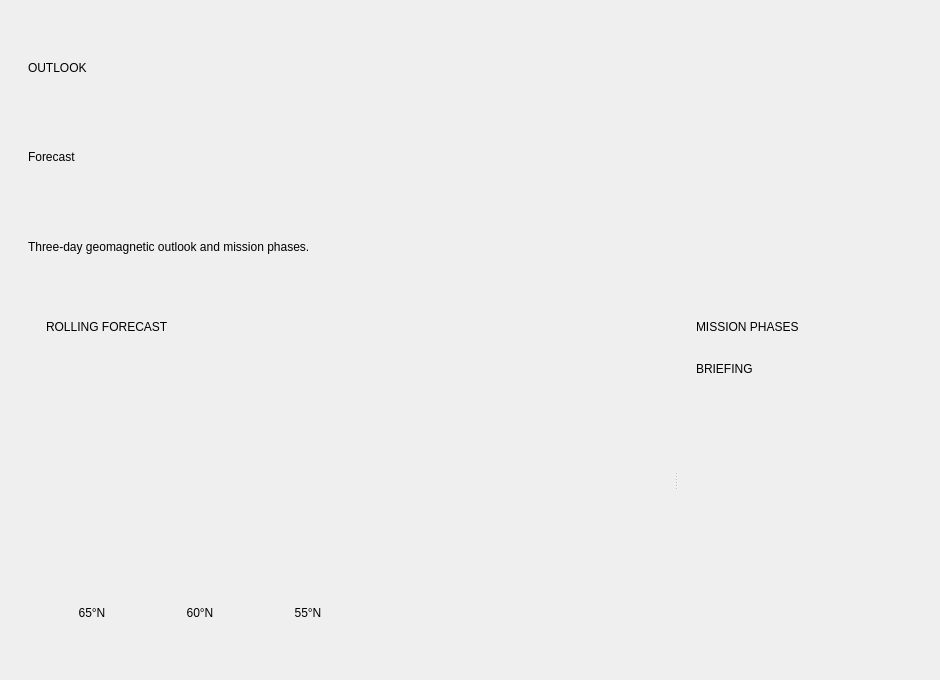
<?xml version="1.0" encoding="UTF-8"?>
<ui version="4.0">
 <class>ForecastComponent</class>
 <widget class="QCustomComponent" name="ForecastComponent">
  <property name="geometry">
   <rect><x>0</x><y>0</y><width>940</width><height>680</height></rect>
  </property>
  <layout class="QVBoxLayout" name="ForecastOuter">
 <property name="spacing"><number>0</number></property>
 <property name="leftMargin"><number>0</number></property>
 <property name="topMargin"><number>0</number></property>
 <property name="rightMargin"><number>0</number></property>
 <property name="bottomMargin"><number>0</number></property>
 <item>
  <widget class="QScrollArea" name="ForecastScroll">
   <property name="widgetResizable"><bool>true</bool></property>
   <property name="frameShape"><enum>QFrame::NoFrame</enum></property>
   <property name="horizontalScrollBarPolicy"><enum>Qt::ScrollBarAlwaysOff</enum></property>
   <widget class="QWidget" name="ForecastScrollContents">
    <property name="geometry"><rect><x>0</x><y>0</y><width>1200</width><height>760</height></rect></property>
    <layout class="QHBoxLayout" name="ForecastCenterRow">
     <property name="spacing"><number>0</number></property>
     <property name="leftMargin"><number>28</number></property>
     <property name="topMargin"><number>24</number></property>
     <property name="rightMargin"><number>28</number></property>
     <property name="bottomMargin"><number>24</number></property>
     <item>
      <spacer name="ForecastLeftSp"><property name="orientation"><enum>Qt::Horizontal</enum></property><property name="sizeHint" stdset="0"><size><width>0</width><height>0</height></size></property></spacer>
     </item>
     <item>
      <widget class="QWidget" name="ForecastColumn" native="true">
       <property name="sizePolicy"><sizepolicy hsizetype="Expanding" vsizetype="Expanding"><horstretch>20</horstretch><verstretch>0</verstretch></sizepolicy></property>
       <property name="maximumSize"><size><width>1360</width><height>16777215</height></size></property>
       <layout class="QVBoxLayout" name="ForecastColLayout">
        <property name="spacing"><number>14</number></property>
        <property name="leftMargin"><number>0</number></property>
        <property name="topMargin"><number>0</number></property>
        <property name="rightMargin"><number>0</number></property>
        <property name="bottomMargin"><number>0</number></property>
       <item>
    <layout class="QVBoxLayout" name="forecastHeader">
     <property name="spacing"><number>2</number></property>
     <item>
      <widget class="QLabel" name="forecastKicker">
       <property name="role" stdset="0"><string>kicker</string></property>
       <property name="text"><string>OUTLOOK</string></property>
      </widget>
     </item>
     <item>
      <widget class="QLabel" name="forecastTitle">
       <property name="role" stdset="0"><string>h1</string></property>
       <property name="text"><string>Forecast</string></property>
      </widget>
     </item>
     <item>
      <widget class="QLabel" name="forecastSub">
       <property name="role" stdset="0"><string>muted</string></property>
       <property name="text"><string>Three-day geomagnetic outlook and mission phases.</string></property>
      </widget>
     </item>
    </layout>
   </item>
   <item>
    <widget class="QCustomSplitter" name="forecastSplitter">
     <property name="orientation" stdset="0"><string>horizontal</string></property>
     <widget class="QFrame" name="forecastLeft">
      <property name="role" stdset="0"><string>panel</string></property>
      <layout class="QVBoxLayout" name="forecastLeftLayout">
       <property name="spacing"><number>12</number></property>
       <property name="leftMargin"><number>18</number></property>
       <property name="topMargin"><number>16</number></property>
       <property name="rightMargin"><number>18</number></property>
       <property name="bottomMargin"><number>16</number></property>
       <item>
        <widget class="QLabel" name="rollingLabel">
         <property name="role" stdset="0"><string>kicker</string></property>
         <property name="text"><string>ROLLING FORECAST</string></property>
        </widget>
       </item>
       <item>
        <widget class="QCustomCarousel" name="forecastCarousel">
         <property name="minimumSize"><size><width>0</width><height>150</height></size></property>
         <property name="wrap" stdset="0"><bool>true</bool></property>
        </widget>
       </item>
       <item>
        <layout class="QHBoxLayout" name="ringsRow">
         <property name="spacing"><number>16</number></property>
         <item>
          <layout class="QVBoxLayout" name="ring65Col">
           <property name="spacing"><number>6</number></property>
           <item>
            <widget class="QCustomProgressRing" name="ring65">
             <property name="minimumSize"><size><width>92</width><height>92</height></size></property>
             <property name="maximumSize"><size><width>92</width><height>92</height></size></property>
             <property name="value" stdset="0"><number>87</number></property>
             <property name="showText" stdset="0"><bool>true</bool></property>
            </widget>
           </item>
           <item>
            <widget class="QLabel" name="ring65Cap">
             <property name="role" stdset="0"><string>muted</string></property>
             <property name="alignment"><set>Qt::AlignCenter</set></property>
             <property name="text"><string>65°N</string></property>
            </widget>
           </item>
          </layout>
         </item>
         <item>
          <layout class="QVBoxLayout" name="ring60Col">
           <property name="spacing"><number>6</number></property>
           <item>
            <widget class="QCustomProgressRing" name="ring60">
             <property name="minimumSize"><size><width>92</width><height>92</height></size></property>
             <property name="maximumSize"><size><width>92</width><height>92</height></size></property>
             <property name="value" stdset="0"><number>62</number></property>
             <property name="showText" stdset="0"><bool>true</bool></property>
            </widget>
           </item>
           <item>
            <widget class="QLabel" name="ring60Cap">
             <property name="role" stdset="0"><string>muted</string></property>
             <property name="alignment"><set>Qt::AlignCenter</set></property>
             <property name="text"><string>60°N</string></property>
            </widget>
           </item>
          </layout>
         </item>
         <item>
          <layout class="QVBoxLayout" name="ring55Col">
           <property name="spacing"><number>6</number></property>
           <item>
            <widget class="QCustomProgressRing" name="ring55">
             <property name="minimumSize"><size><width>92</width><height>92</height></size></property>
             <property name="maximumSize"><size><width>92</width><height>92</height></size></property>
             <property name="value" stdset="0"><number>34</number></property>
             <property name="showText" stdset="0"><bool>true</bool></property>
            </widget>
           </item>
           <item>
            <widget class="QLabel" name="ring55Cap">
             <property name="role" stdset="0"><string>muted</string></property>
             <property name="alignment"><set>Qt::AlignCenter</set></property>
             <property name="text"><string>55°N</string></property>
            </widget>
           </item>
          </layout>
         </item>
         <item>
          <spacer name="ringsSpacer">
           <property name="orientation"><enum>Qt::Horizontal</enum></property>
           <property name="sizeHint" stdset="0"><size><width>40</width><height>20</height></size></property>
          </spacer>
         </item>
        </layout>
       </item>
       <item>
        <spacer name="forecastLeftSpacer">
         <property name="orientation"><enum>Qt::Vertical</enum></property>
         <property name="sizeHint" stdset="0"><size><width>20</width><height>20</height></size></property>
        </spacer>
       </item>
      </layout>
     </widget>
     <widget class="QFrame" name="forecastRight">
      <property name="role" stdset="0"><string>panel</string></property>
      <layout class="QVBoxLayout" name="forecastRightLayout">
       <property name="spacing"><number>14</number></property>
       <property name="leftMargin"><number>18</number></property>
       <property name="topMargin"><number>16</number></property>
       <property name="rightMargin"><number>18</number></property>
       <property name="bottomMargin"><number>16</number></property>
       <item>
        <widget class="QLabel" name="phasesLabel">
         <property name="role" stdset="0"><string>kicker</string></property>
         <property name="text"><string>MISSION PHASES</string></property>
        </widget>
       </item>
       <item>
        <widget class="QCustomStepper" name="phaseStepper">
         <property name="currentStep" stdset="0"><number>1</number></property>
        </widget>
       </item>
       <item>
        <widget class="QLabel" name="briefingLabel">
         <property name="role" stdset="0"><string>kicker</string></property>
         <property name="text"><string>BRIEFING</string></property>
        </widget>
       </item>
       <item>
        <widget class="QCustomAccordion" name="briefingAccordion">
         <property name="exclusive" stdset="0"><bool>true</bool></property>
        </widget>
       </item>
       <item>
        <spacer name="forecastRightSpacer">
         <property name="orientation"><enum>Qt::Vertical</enum></property>
         <property name="sizeHint" stdset="0"><size><width>20</width><height>20</height></size></property>
        </spacer>
       </item>
      </layout>
     </widget>
    </widget>
   </item>
  </layout>
      </widget>
     </item>
     <item>
      <spacer name="ForecastRightSp"><property name="orientation"><enum>Qt::Horizontal</enum></property><property name="sizeHint" stdset="0"><size><width>0</width><height>0</height></size></property></spacer>
     </item>
    </layout>
   </widget>
  </widget>
 </item>
</layout></widget>
 <customwidgets>
  <customwidget><class>QCustomComponent</class><extends>QWidget</extends><header>Custom_Widgets.QCustomComponent</header><container>1</container></customwidget>
  <customwidget><class>QCustomSplitter</class><extends>QSplitter</extends><header>Custom_Widgets.QCustomSplitter</header><container>1</container></customwidget>
  <customwidget><class>QCustomCarousel</class><extends>QWidget</extends><header>Custom_Widgets.QCustomCarousel</header></customwidget>
  <customwidget><class>QCustomProgressRing</class><extends>QWidget</extends><header>Custom_Widgets.QCustomProgressRing</header></customwidget>
  <customwidget><class>QCustomStepper</class><extends>QWidget</extends><header>Custom_Widgets.QCustomStepper</header></customwidget>
  <customwidget><class>QCustomAccordion</class><extends>QWidget</extends><header>Custom_Widgets.QCustomAccordion</header></customwidget>
 </customwidgets>
 <resources />
 <connections />
</ui>
